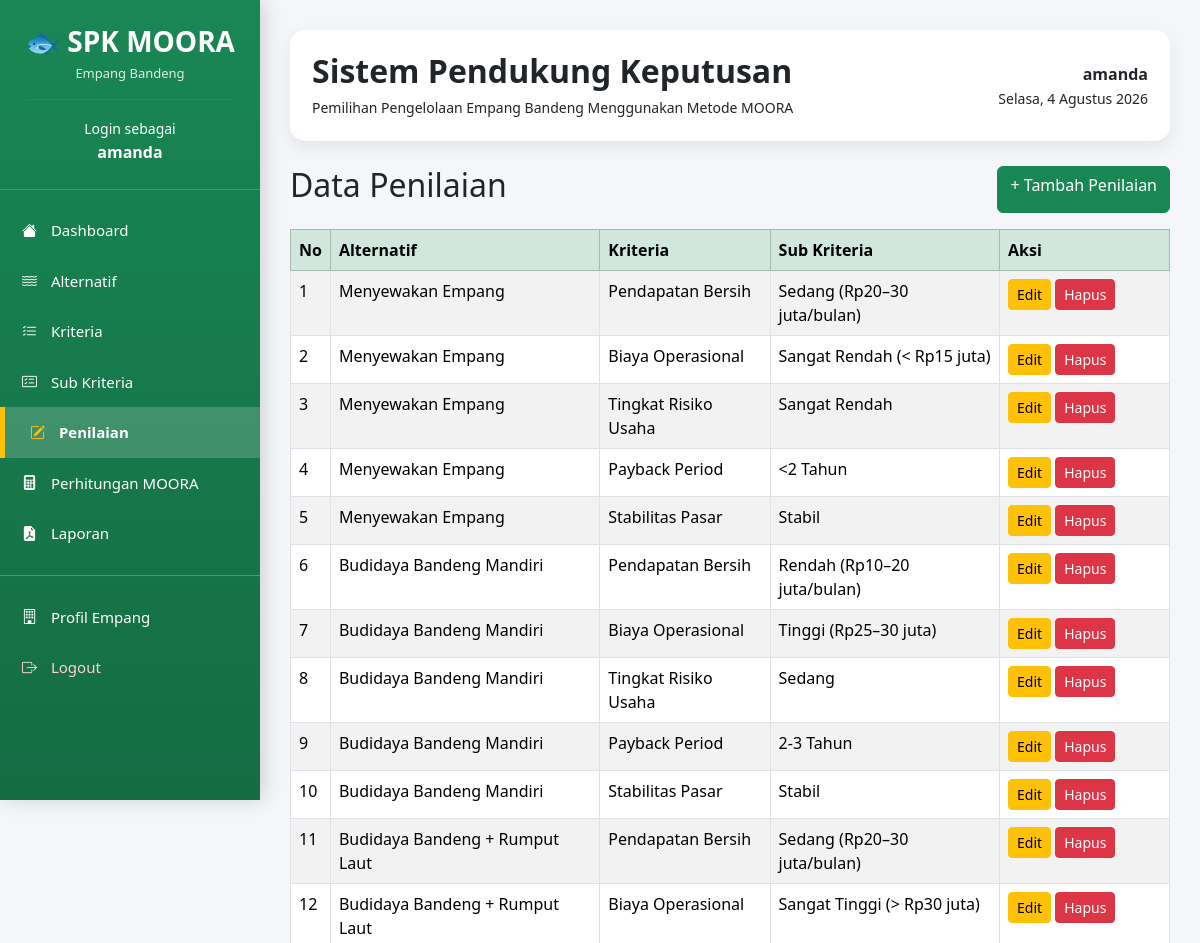
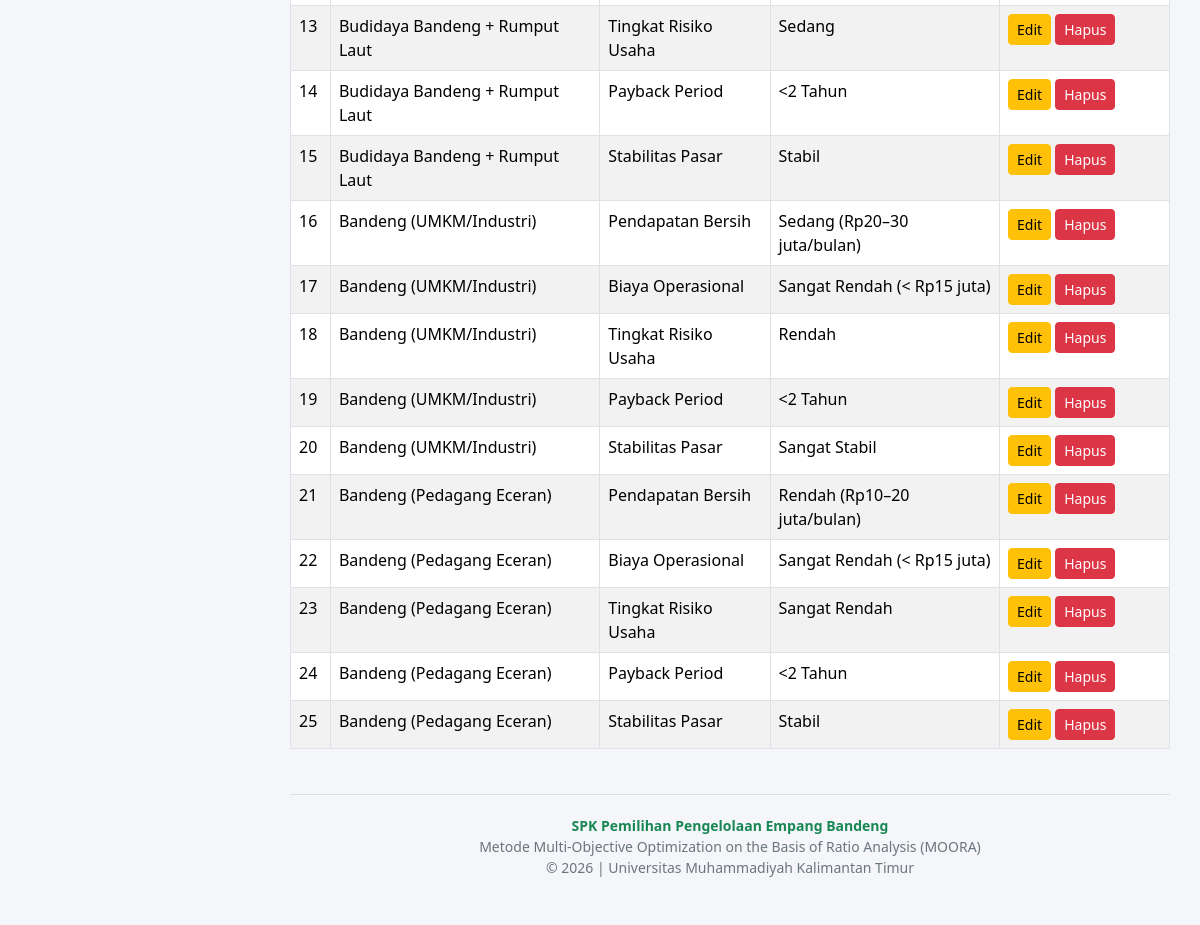
Screenshot of /penilaian/ (signed in) with the database file from the repository (2 pictures, top to bottom).
### penilaian/models.py (models this page shows, shortened)
class Penilaian(models.Model):
    alternatif = models.ForeignKey(
        Alternatif,
        on_delete=models.CASCADE
    )
    kriteria = models.ForeignKey(
        Kriteria,
        on_delete=models.CASCADE
    )
    subkriteria = models.ForeignKey(
        SubKriteria,
        on_delete=models.CASCADE
    )

### alternatif/models.py (models this page shows)
class Alternatif(models.Model):
    kode = models.CharField(max_length=10)
    nama = models.CharField(max_length=255)
    def __str__(self):
        return self.nama

### kriteria/models.py (models this page shows)
class Kriteria(models.Model):
    kode = models.CharField(max_length=10)
    nama = models.CharField(max_length=100)
    bobot = models.DecimalField(
        max_digits=4,
        decimal_places=2
    )
    JENIS = (
        ('Benefit', 'Benefit'),
        ('Cost', 'Cost'),
    )
    jenis = models.CharField(
        max_length=10,
        choices=JENIS
    )
    def __str__(self):
        return self.nama

### subkriteria/models.py (models this page shows)
class SubKriteria(models.Model):
    kriteria = models.ForeignKey(
        Kriteria,
        on_delete=models.CASCADE
    )
    deskripsi = models.CharField(max_length=100)
    skor = models.IntegerField()
    def __str__(self):
        return self.deskripsi

### penilaian/views.py (the view)
# urls.py: path("", views.index, name="alternatif"),
@login_required
def index(request):
    data = Penilaian.objects.all()
    return render(
        request,
        "penilaian/index.html",
        {
            "data": data
        }
    )

### templates/penilaian/index.html
{% extends 'layouts/base.html' %} {% block content %}
<div class="d-flex justify-content-between mb-3">
  <h2>Data Penilaian</h2>
  <a href="/penilaian/tambah/" class="btn btn-success"> + Tambah Penilaian </a>
</div>
<table class="table table-bordered table-striped">
  <thead class="table-success">
    <tr>
      <th>No</th>
      <th>Alternatif</th>
      <th>Kriteria</th>
      <th>Sub Kriteria</th>
      <th width="170">Aksi</th>
    </tr>
  </thead>
  <tbody>
    {% for item in data %}
    <tr>
      <td>{{ forloop.counter }}</td>
      <td>{{ item.alternatif }}</td>
      <td>{{ item.kriteria }}</td>
      <td>{{ item.subkriteria }}</td>
      <td>
        <a href="{% url 'edit_penilaian' item.id %}" class="btn btn-warning btn-sm"> Edit </a>
        <a href="{% url 'hapus_penilaian' item.id %}" class="btn btn-danger btn-sm"> Hapus </a>
      </td>
    </tr>
    {% endfor %}
  </tbody>
</table>
{% endblock %}

### templates/layouts/base.html (shortened to what this page needs)
<!doctype html>
<html lang="id">
  <head>
    <link href="https://cdn.jsdelivr.net/npm/bootstrap@5.3.3/dist/css/bootstrap.min.css" rel="stylesheet" />
    <link rel="stylesheet" href="https://cdn.jsdelivr.net/npm/bootstrap-icons@1.11.3/font/bootstrap-icons.min.css" />
  </head>
  <body>
    <div class="sidebar">
      <div class="logo">
        <h3>🐟 SPK MOORA</h3>
        <p>Empang Bandeng</p>
        <hr />
        <small>Login sebagai</small>
        <br />
        <strong>{{ request.user.username }}</strong>
      </div>
      <div class="menu">
        <a href="/" class="{% if request.path == '/' %}active{% endif %}">
          <i class="bi bi-house-fill"></i>
          Dashboard
        </a>
        <a href="/alternatif/" class="{% if '/alternatif/' in request.path %}active{% endif %}">
          <i class="bi bi-water"></i>
          Alternatif
        </a>
        <a href="/kriteria/" class="{% if '/kriteria/' in request.path %}active{% endif %}">
          <i class="bi bi-list-check"></i>
          Kriteria
        </a>
        <a href="/subkriteria/" class="{% if '/subkriteria/' in request.path %}active{% endif %}">
          <i class="bi bi-card-checklist"></i>
          Sub Kriteria
        </a>
        <a href="/penilaian/" class="{% if '/penilaian/' in request.path %}active{% endif %}">
          <i class="bi bi-pencil-square"></i>
          Penilaian
        </a>
        <a href="/moora/" class="{% if '/moora/' in request.path %}active{% endif %}">
          <i class="bi bi-calculator-fill"></i>
          Perhitungan MOORA
        </a>
        <a href="/laporan/" class="{% if '/laporan/' in request.path %}active{% endif %}">
          <i class="bi bi-file-earmark-pdf-fill"></i>
          Laporan
        </a>
        <hr class="text-white" />
        <a href="/profil/" class="{% if '/profil/' in request.path %}active{% endif %}">
          <i class="bi bi-building"></i>
          Profil Empang
        </a>
        <a href="{% url 'logout' %}" class="logout">
          <i class="bi bi-box-arrow-right"></i>
          Logout
        </a>
      </div>
    </div>
    <div class="content">
      <div class="topbar d-flex justify-content-between align-items-center">
        <div>
          <h2>Sistem Pendukung Keputusan</h2>
          <small> Pemilihan Pengelolaan Empang Bandeng Menggunakan Metode MOORA </small>
        </div>
        <div class="text-end">
          <strong>{{ request.user.username }}</strong>
          <br />
          <small id="tanggal"></small>
        </div>
      </div>
      {% block content %} {% endblock %}
      <footer>
        <strong>SPK Pemilihan Pengelolaan Empang Bandeng</strong>
        <br />
        Metode Multi-Objective Optimization on the Basis of Ratio Analysis (MOORA)
        <br />
        © 2026 | Universitas Muhammadiyah Kalimantan Timur
      </footer>
    </div>
  </body>
</html>

### templates/layouts/base.html (style rules this page uses)
* { font-family: "Segoe UI", sans-serif; }
body { background: #f4f6f9; }
.sidebar { position: fixed; top: 0; left: 0; width: 260px; height: 100vh; overflow-y: auto; background: linear-gradient(180deg, #198754, #146c43); color: white; box-shadow: 4px 0 18px rgba(0, 0, 0, 0.15); z-index: 999; }
.logo { text-align: center; padding: 25px; border-bottom: 1px solid rgba(255, 255, 255, 0.2); }
.logo h3 { font-weight: bold; margin-bottom: 5px; }
.logo p { margin: 0; opacity: 0.85; font-size: 13px; }
.logo hr { border-color: rgba(255, 255, 255, 0.2); }
.menu { margin-top: 15px; }
.menu a { display: block; color: white; text-decoration: none; padding: 14px 22px; transition: 0.25s; font-size: 15px; }
.menu a.active { background: rgba(255, 255, 255, 0.18); border-left: 5px solid #ffc107; padding-left: 25px; font-weight: 600; }
.menu a.active i { color: #ffc107; }
.menu a.logout { color: #ffd3d3; }
.menu i { margin-right: 10px; }
.content { margin-left: 260px; padding: 30px; min-height: 100vh; }
.topbar { background: white; border-radius: 15px; padding: 22px; box-shadow: 0 6px 18px rgba(0, 0, 0, 0.08); margin-bottom: 25px; }
.topbar h2 { font-weight: 700; margin-bottom: 5px; }
.table { background: white; }
footer { margin-top: 45px; padding: 20px; text-align: center; color: #6c757d; border-top: 1px solid #ddd; font-size: 14px; }
footer strong { color: #198754; }

### rows the page displays
Penilaian: alternatif "Menyewakan Empang", kriteria "Pendapatan Bersih", subkriteria "Sedang (Rp20–30 juta/bulan)"
Penilaian: alternatif "Menyewakan Empang", kriteria "Biaya Operasional", subkriteria "Sangat Rendah (< Rp15 juta)"
Penilaian: alternatif "Menyewakan Empang", kriteria "Tingkat Risiko Usaha", subkriteria "Sangat Rendah"
Penilaian: alternatif "Menyewakan Empang", kriteria "Payback Period", subkriteria "<2 Tahun"
Penilaian: alternatif "Menyewakan Empang", kriteria "Stabilitas Pasar", subkriteria "Stabil"
Penilaian: alternatif "Budidaya Bandeng Mandiri", kriteria "Pendapatan Bersih", subkriteria "Rendah (Rp10–20 juta/bulan)"
Penilaian: alternatif "Budidaya Bandeng Mandiri", kriteria "Biaya Operasional", subkriteria "Tinggi (Rp25–30 juta)"
Penilaian: alternatif "Budidaya Bandeng Mandiri", kriteria "Tingkat Risiko Usaha", subkriteria "Sedang"
Penilaian: alternatif "Budidaya Bandeng Mandiri", kriteria "Payback Period", subkriteria "2-3 Tahun"
Penilaian: alternatif "Budidaya Bandeng Mandiri", kriteria "Stabilitas Pasar", subkriteria "Stabil"
Penilaian: alternatif "Budidaya Bandeng + Rumput Laut", kriteria "Pendapatan Bersih", subkriteria "Sedang (Rp20–30 juta/bulan)"
Penilaian: alternatif "Budidaya Bandeng + Rumput Laut", kriteria "Biaya Operasional", subkriteria "Sangat Tinggi (> Rp30 juta)"
Penilaian: alternatif "Budidaya Bandeng + Rumput Laut", kriteria "Tingkat Risiko Usaha", subkriteria "Sedang"
Penilaian: alternatif "Budidaya Bandeng + Rumput Laut", kriteria "Payback Period", subkriteria "<2 Tahun"
Penilaian: alternatif "Budidaya Bandeng + Rumput Laut", kriteria "Stabilitas Pasar", subkriteria "Stabil"
Penilaian: alternatif "Bandeng (UMKM/Industri)", kriteria "Pendapatan Bersih", subkriteria "Sedang (Rp20–30 juta/bulan)"
Penilaian: alternatif "Bandeng (UMKM/Industri)", kriteria "Biaya Operasional", subkriteria "Sangat Rendah (< Rp15 juta)"
Penilaian: alternatif "Bandeng (UMKM/Industri)", kriteria "Tingkat Risiko Usaha", subkriteria "Rendah"
Penilaian: alternatif "Bandeng (UMKM/Industri)", kriteria "Payback Period", subkriteria "<2 Tahun"
Penilaian: alternatif "Bandeng (UMKM/Industri)", kriteria "Stabilitas Pasar", subkriteria "Sangat Stabil"
Penilaian: alternatif "Bandeng (Pedagang Eceran)", kriteria "Pendapatan Bersih", subkriteria "Rendah (Rp10–20 juta/bulan)"
Penilaian: alternatif "Bandeng (Pedagang Eceran)", kriteria "Biaya Operasional", subkriteria "Sangat Rendah (< Rp15 juta)"
Penilaian: alternatif "Bandeng (Pedagang Eceran)", kriteria "Tingkat Risiko Usaha", subkriteria "Sangat Rendah"
Penilaian: alternatif "Bandeng (Pedagang Eceran)", kriteria "Payback Period", subkriteria "<2 Tahun"
Penilaian: alternatif "Bandeng (Pedagang Eceran)", kriteria "Stabilitas Pasar", subkriteria "Stabil"

### other values shown
{{ request.user.username }} "amanda"
